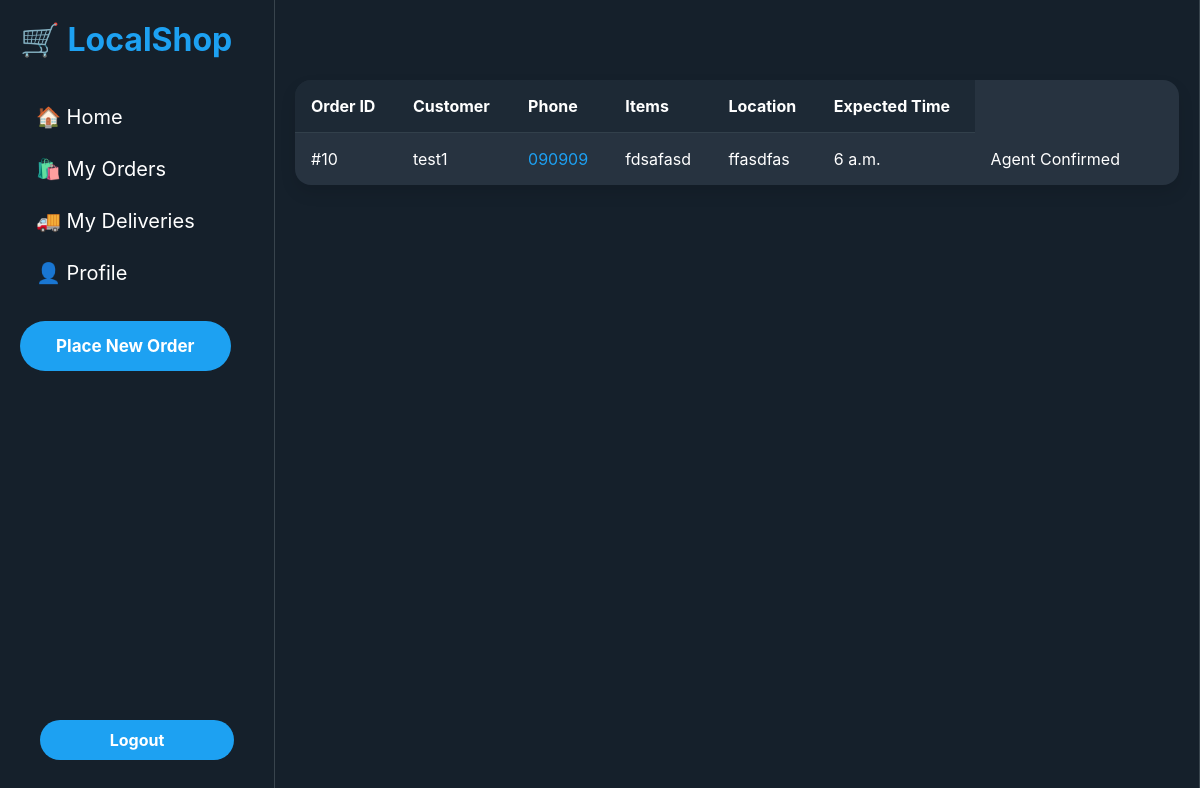
Page /deliveries/ (signed in) on the committed database.
### orders/models.py (models this page shows, shortened)
class Order(models.Model):
    CATEGORY_CHOICES = [
        ('groceries', 'Groceries'),
        ('food', 'Food'),
        ('other', 'Other')
    ]
    user = models.ForeignKey(User, on_delete=models.CASCADE, related_name='orders')
    location = models.CharField(max_length=255)
    items = models.TextField()
    preferred_delivery_time = models.TimeField()
    category = models.CharField(max_length=20, choices=CATEGORY_CHOICES)
    is_claimed = models.BooleanField(default=False)
    delivery_agent = models.ForeignKey(User, null=True, blank=True, on_delete=models.SET_NULL, related_name='deliveries')
    created_at = models.DateTimeField(auto_now_add=True)
    is_confirmed = models.BooleanField(default=False)
    is_delivery_agent_confirmed = models.BooleanField(default=False)
    is_canceled = models.BooleanField(default=False)  # New field
    cancellation_reason = models.CharField(max_length=255, null=True, blank=True)  # New field

class Profile(models.Model):
    user = models.OneToOneField(User, on_delete=models.CASCADE, related_name='profile')
    phone_number = models.CharField(max_length=15, blank=True, null=True)
    expected_delivery_time = models.TimeField(blank=True, null=True)

### orders/views.py (the view)
# urls.py: path('deliveries/', views.deliveries, name='deliveries'),
@login_required
def deliveries(request):
    claimed_orders = Order.objects.filter(delivery_agent=request.user)
    return render(request, 'orders/deliveries.html', {'claimed_orders': claimed_orders})

### orders/templates/orders/deliveries.html (shortened to what this page needs)
{% extends 'base.html' %}
{% load static %}
{% block content %}
{% load static %}
<!DOCTYPE html>
<html lang="en">
<head>
</head>
<body>
    <div class="main-content">
        <div class="deliveries-container">
            {% if claimed_orders %}
            <table class="deliveries-table">
                <thead>
                    <tr>
                        <th>Order ID</th>
                        <th>Customer</th>
                        <th>Phone</th>
                        <th>Items</th>
                        <th>Location</th>
                        <th>Expected Time</th>
                    </tr>
                </thead>
                <tbody>
                    {% for order in claimed_orders %}
                    <tr>
                        <td>#{{ order.id }}</td>
                        <td>{{ order.user.username }}</td>
                        <td>
                            {% if order.user.profile.phone_number %}
                                <a href="tel:{{ order.user.profile.phone_number }}" class="contact-info">
                                    {{ order.user.profile.phone_number }}
                                </a>
                            {% else %}
                                <span style="color: var(--twitter-light-gray)">N/A</span>
                            {% endif %}
                        </td>
                        <td>{{ order.items }}</td>
                        <td>{{ order.location }}</td>
                        <td>{{ order.preferred_delivery_time }}</td>
                        <td>
                            {% if order.delivery_agent == request.user and not order.is_delivery_agent_confirmed %}
                                <a href="{% url 'confirm_delivery_agent' order.id %}">
                                    <button class="confirm-button">Confirm Delivery</button>
                                </a>
                            {% elif order.is_delivery_agent_confirmed %}
                                <span>Agent Confirmed</span>
                            {% endif %}
                        </td>
                        <td>
                        </td>
                    </tr>
                    {% endfor %}
                </tbody>
            </table>
            {% else %}
            <div class="empty-state">
                <h2>No deliveries yet</h2>
                <p>You haven't claimed any orders for delivery yet.</p>
            </div>
            {% endif %}
        </div>
    </div>
</body>
</html>
{% endblock %}

### orders/templates/base.html (style rules this page uses)
:root { --background: #15202B; --text: #FFFFFF; --secondary-text: #8899A6; --border: #38444D; --primary: #1DA1F2; --hover: #192734; --card-bg: #192734; }
* { margin: 0; padding: 0; box-sizing: border-box; font-family: -apple-system, BlinkMacSystemFont, "Segoe UI", Roboto, Helvetica, Arial, sans-serif; }
body { display: flex; min-height: 100vh; background: var(--background); color: var(--text); flex-direction: column; }
.main-content { flex: 1; margin-left: 275px; border-right: 1px solid var(--border); min-width: 600px; background: var(--background); }

### orders/templates/orders/deliveries.html (style rules this page uses)
:root { --twitter-blue: #1DA1F2; --twitter-black: #15202B; --twitter-dark-gray: #273340; --twitter-light-gray: #8899A6; --border-color: rgba(136, 153, 166, 0.2); }
* { box-sizing: border-box; margin: 0; padding: 0; }
body { margin: 0; padding: 0; font-family: -apple-system, BlinkMacSystemFont, "Segoe UI", Roboto, Helvetica, Arial, sans-serif; background-color: var(--twitter-black); color: white; min-height: 100vh; }
.main-content { padding-top: 80px; min-height: 100vh; padding: 80px 20px 20px; }
.deliveries-container { max-width: 1200px; margin: 0 auto; background-color: var(--twitter-dark-gray); border-radius: 16px; box-shadow: 0 8px 16px rgba(0, 0, 0, 0.1); overflow-x: auto; }
.deliveries-table { width: 100%; border-collapse: separate; border-spacing: 0; color: white; }
.deliveries-table th { background-color: rgba(21, 32, 43, 0.5); padding: 16px; text-align: left; font-weight: bold; border-bottom: 1px solid var(--border-color); white-space: nowrap; }
.deliveries-table td { padding: 16px; border-bottom: 1px solid var(--border-color); }
.deliveries-table tr:last-child td { border-bottom: none; }
.contact-info { color: var(--twitter-blue); text-decoration: none; }

### rows in the picture
Order: id "10", user.username "test1", user.profile.phone_number "090909", items "fdsafasd", location "ffasdfas", preferred_delivery_time "6 a.m.", is_delivery_agent_confirmed "Agent Confirmed"
